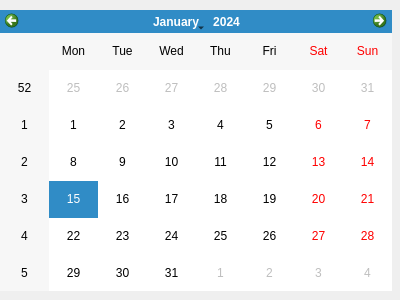
<?xml version="1.0" encoding="UTF-8"?>
<ui version="4.0">
 <class>Dialog</class>
 <widget class="QDialog" name="Dialog">
  <property name="geometry">
   <rect>
    <x>0</x>
    <y>0</y>
    <width>400</width>
    <height>300</height>
   </rect>
  </property>
  <property name="windowTitle">
   <string>CALENDARIO SANCIÓN</string>
  </property>
  <widget class="QCalendarWidget" name="calendarioSancion">
   <property name="geometry">
    <rect>
     <x>0</x>
     <y>10</y>
     <width>392</width>
     <height>281</height>
    </rect>
   </property>
  </widget>
 </widget>
 <resources/>
 <connections/>
</ui>
